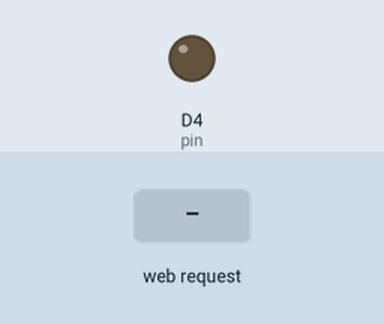
This sketch was run on a simulated ESP8266 (NodeMCU). On the bench: output pins drawn as LEDs (lit = HIGH). Inputs (shaded band) come from the test bench. What the sketch prints to the serial monitor is not drawn.

Above: at 1.2 s.
1.3 s: HTTP request GET /led?pin=1 received
At 2.3 s:
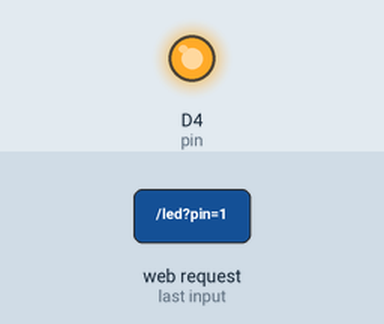
2.8 s: HTTP request GET /led received
At 3.4 s:
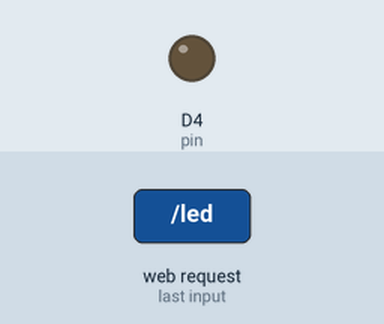
Timing chart, 0 to 5.8 s (numbered marks = the images above; inputs shaded):
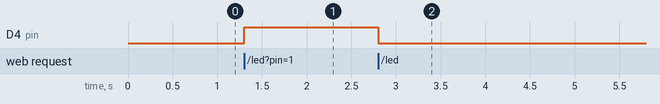

The sketch:

ESP8266_IOT.ino
```cpp
#include <ESP8266WebServer.h>
#include <ESP8266WiFi.h>
#include <WiFiClient.h>

const char ssid[] = "SSID";
const char password[] = "pwd";

ESP8266WebServer server(80);

#define pin D4

void setup()
{

pinMode(D4,OUTPUT);
Serial.begin(115200);
WiFi.softAP(ssid, password);
IPAddress myIP = WiFi.softAPIP();
Serial.print("AP IP address: ");
Serial.println(myIP);
server.begin();
server.on("/led", led);

}

void loop() {
  server.handleClient();
}

void led() {
 String myhtml="<!DOCTYPE html><html><body><h2>The button Element</h2><form><button type=\"submit\" name=\"pin\" value=\"0\">LED ON </button><button type=\"submit\" name=\"pin\" value=\"1\">LED OFF </button></form></body></html>";
 server.send(200, "text/html",myhtml);
 if (server.arg("pin")=="1")
{
 digitalWrite(D4,HIGH);
}
else
{
 digitalWrite(D4,LOW);
}

}
```

Measured:
- after the input at 1.3 s, D4 (pin): LOW → HIGH at once
- after the input at 2.8 s, D4 (pin): HIGH → LOW at once
